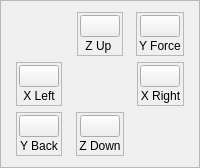
                  <widget class="QFrame" name="frame_28">
                   <property name="frameShape">
                    <enum>QFrame::StyledPanel</enum>
                   </property>
                   <property name="frameShadow">
                    <enum>QFrame::Raised</enum>
                   </property>
                   <layout class="QGridLayout" name="gridLayout_2">
                    <item row="2" column="1" alignment="Qt::AlignHCenter">
                     <widget class="QFrame" name="frame_31">
                      <property name="frameShape">
                       <enum>QFrame::StyledPanel</enum>
                      </property>
                      <property name="frameShadow">
                       <enum>QFrame::Raised</enum>
                      </property>
                      <layout class="QVBoxLayout" name="verticalLayout_17">
                       <property name="spacing">
                        <number>2</number>
                       </property>
                       <property name="leftMargin">
                        <number>2</number>
                       </property>
                       <property name="topMargin">
                        <number>2</number>
                       </property>
                       <property name="rightMargin">
                        <number>2</number>
                       </property>
                       <property name="bottomMargin">
                        <number>2</number>
                       </property>
                       <item alignment="Qt::AlignHCenter">
                        <widget class="QPushButton" name="Z_DownButton">
                         <property name="sizePolicy">
                          <sizepolicy hsizetype="Fixed" vsizetype="Fixed">
                           <horstretch>0</horstretch>
                           <verstretch>0</verstretch>
                          </sizepolicy>
                         </property>
                         <property name="font">
                          <font>
                           <weight>75</weight>
                           <bold>true</bold>
                          </font>
                         </property>
                         <property name="text">
                          <string/>
                         </property>
                         <property name="icon">
                          <iconset>
                           <normaloff>../../../../../.designer/icons/images/chevron down.svg</normaloff>../../../../../.designer/icons/images/chevron down.svg</iconset>
                         </property>
                         <property name="iconSize">
                          <size>
                           <width>40</width>
                           <height>40</height>
                          </size>
                         </property>
                        </widget>
                       </item>
                       <item>
                        <widget class="QLabel" name="label_37">
                         <property name="text">
                          <string>Z Down</string>
                         </property>
                         <property name="alignment">
                          <set>Qt::AlignCenter</set>
                         </property>
                        </widget>
                       </item>
                      </layout>
                     </widget>
                    </item>
                    <item row="2" column="0" alignment="Qt::AlignHCenter">
                     <widget class="QFrame" name="frame_35">
                      <property name="frameShape">
                       <enum>QFrame::StyledPanel</enum>
                      </property>
                      <property name="frameShadow">
                       <enum>QFrame::Raised</enum>
                      </property>
                      <layout class="QVBoxLayout" name="verticalLayout_16">
                       <property name="spacing">
                        <number>2</number>
                       </property>
                       <property name="leftMargin">
                        <number>2</number>
                       </property>
                       <property name="topMargin">
                        <number>2</number>
                       </property>
                       <property name="rightMargin">
                        <number>2</number>
                       </property>
                       <property name="bottomMargin">
                        <number>2</number>
                       </property>
                       <item>
                        <widget class="QPushButton" name="Y_BackButton">
                         <property name="sizePolicy">
                          <sizepolicy hsizetype="Fixed" vsizetype="Fixed">
                           <horstretch>0</horstretch>
                           <verstretch>0</verstretch>
                          </sizepolicy>
                         </property>
                         <property name="font">
                          <font>
                           <weight>75</weight>
                           <bold>true</bold>
                          </font>
                         </property>
                         <property name="text">
                          <string/>
                         </property>
                         <property name="icon">
                          <iconset>
                           <normaloff>../../../../../.designer/icons/images/111.svg</normaloff>../../../../../.designer/icons/images/111.svg</iconset>
                         </property>
                         <property name="iconSize">
                          <size>
                           <width>40</width>
                           <height>40</height>
                          </size>
                         </property>
                        </widget>
                       </item>
                       <item>
                        <widget class="QLabel" name="label_38">
                         <property name="text">
                          <string>Y Back</string>
                         </property>
                         <property name="alignment">
                          <set>Qt::AlignCenter</set>
                         </property>
                        </widget>
                       </item>
                      </layout>
                     </widget>
                    </item>
                    <item row="1" column="3" alignment="Qt::AlignHCenter">
                     <widget class="QFrame" name="frame_34">
                      <property name="frameShape">
                       <enum>QFrame::StyledPanel</enum>
                      </property>
                      <property name="frameShadow">
                       <enum>QFrame::Raised</enum>
                      </property>
                      <layout class="QVBoxLayout" name="verticalLayout_13">
                       <property name="spacing">
                        <number>2</number>
                       </property>
                       <property name="leftMargin">
                        <number>2</number>
                       </property>
                       <property name="topMargin">
                        <number>2</number>
                       </property>
                       <property name="rightMargin">
                        <number>2</number>
                       </property>
                       <property name="bottomMargin">
                        <number>2</number>
                       </property>
                       <item alignment="Qt::AlignHCenter">
                        <widget class="QPushButton" name="X_RightButton">
                         <property name="sizePolicy">
                          <sizepolicy hsizetype="Fixed" vsizetype="Fixed">
                           <horstretch>0</horstretch>
                           <verstretch>0</verstretch>
                          </sizepolicy>
                         </property>
                         <property name="font">
                          <font>
                           <weight>75</weight>
                           <bold>true</bold>
                          </font>
                         </property>
                         <property name="text">
                          <string/>
                         </property>
                         <property name="icon">
                          <iconset>
                           <normaloff>../../../../../.designer/icons/images/chevron right.svg</normaloff>../../../../../.designer/icons/images/chevron right.svg</iconset>
                         </property>
                         <property name="iconSize">
                          <size>
                           <width>40</width>
                           <height>40</height>
                          </size>
                         </property>
                        </widget>
                       </item>
                       <item>
                        <widget class="QLabel" name="label_34">
                         <property name="text">
                          <string>X Right</string>
                         </property>
                         <property name="alignment">
                          <set>Qt::AlignCenter</set>
                         </property>
                        </widget>
                       </item>
                      </layout>
                     </widget>
                    </item>
                    <item row="0" column="3" alignment="Qt::AlignHCenter">
                     <widget class="QFrame" name="frame_33">
                      <property name="minimumSize">
                       <size>
                        <width>0</width>
                        <height>0</height>
                       </size>
                      </property>
                      <property name="frameShape">
                       <enum>QFrame::StyledPanel</enum>
                      </property>
                      <property name="frameShadow">
                       <enum>QFrame::Raised</enum>
                      </property>
                      <layout class="QVBoxLayout" name="verticalLayout_14">
                       <property name="spacing">
                        <number>2</number>
                       </property>
                       <property name="leftMargin">
                        <number>2</number>
                       </property>
                       <property name="topMargin">
                        <number>2</number>
                       </property>
                       <property name="rightMargin">
                        <number>2</number>
                       </property>
                       <property name="bottomMargin">
                        <number>2</number>
                       </property>
                       <item alignment="Qt::AlignHCenter">
                        <widget class="QPushButton" name="Y_ForceButton">
                         <property name="sizePolicy">
                          <sizepolicy hsizetype="Fixed" vsizetype="Fixed">
                           <horstretch>0</horstretch>
                           <verstretch>0</verstretch>
                          </sizepolicy>
                         </property>
                         <property name="font">
                          <font>
                           <weight>75</weight>
                           <bold>true</bold>
                          </font>
                         </property>
                         <property name="text">
                          <string/>
                         </property>
                         <property name="icon">
                          <iconset>
                           <normaloff>../../../../../.designer/icons/images/arrow up right.svg</normaloff>../../../../../.designer/icons/images/arrow up right.svg</iconset>
                         </property>
                         <property name="iconSize">
                          <size>
                           <width>40</width>
                           <height>40</height>
                          </size>
                         </property>
                        </widget>
                       </item>
                       <item alignment="Qt::AlignHCenter">
                        <widget class="QLabel" name="label_36">
                         <property name="text">
                          <string>Y Force</string>
                         </property>
                         <property name="alignment">
                          <set>Qt::AlignCenter</set>
                         </property>
                        </widget>
                       </item>
                      </layout>
                     </widget>
                    </item>
                    <item row="0" column="1" alignment="Qt::AlignHCenter">
                     <widget class="QFrame" name="frame_30">
                      <property name="minimumSize">
                       <size>
                        <width>0</width>
                        <height>0</height>
                       </size>
                      </property>
                      <property name="frameShape">
                       <enum>QFrame::StyledPanel</enum>
                      </property>
                      <property name="frameShadow">
                       <enum>QFrame::Raised</enum>
                      </property>
                      <layout class="QVBoxLayout" name="verticalLayout_12">
                       <property name="spacing">
                        <number>2</number>
                       </property>
                       <property name="leftMargin">
                        <number>2</number>
                       </property>
                       <property name="topMargin">
                        <number>2</number>
                       </property>
                       <property name="rightMargin">
                        <number>2</number>
                       </property>
                       <property name="bottomMargin">
                        <number>2</number>
                       </property>
                       <item alignment="Qt::AlignHCenter">
                        <widget class="QPushButton" name="Z_UpButton">
                         <property name="sizePolicy">
                          <sizepolicy hsizetype="Fixed" vsizetype="Fixed">
                           <horstretch>0</horstretch>
                           <verstretch>0</verstretch>
                          </sizepolicy>
                         </property>
                         <property name="font">
                          <font>
                           <weight>75</weight>
                           <bold>true</bold>
                          </font>
                         </property>
                         <property name="text">
                          <string/>
                         </property>
                         <property name="icon">
                          <iconset>
                           <normaloff>../../../../../.designer/icons/images/UP.svg</normaloff>../../../../../.designer/icons/images/UP.svg</iconset>
                         </property>
                         <property name="iconSize">
                          <size>
                           <width>40</width>
                           <height>46</height>
                          </size>
                         </property>
                        </widget>
                       </item>
                       <item alignment="Qt::AlignHCenter">
                        <widget class="QLabel" name="label_33">
                         <property name="sizePolicy">
                          <sizepolicy hsizetype="Preferred" vsizetype="Preferred">
                           <horstretch>0</horstretch>
                           <verstretch>0</verstretch>
                          </sizepolicy>
                         </property>
                         <property name="text">
                          <string>Z Up </string>
                         </property>
                         <property name="alignment">
                          <set>Qt::AlignCenter</set>
                         </property>
                        </widget>
                       </item>
                      </layout>
                     </widget>
                    </item>
                    <item row="1" column="0" alignment="Qt::AlignHCenter">
                     <widget class="QFrame" name="frame_32">
                      <property name="frameShape">
                       <enum>QFrame::StyledPanel</enum>
                      </property>
                      <property name="frameShadow">
                       <enum>QFrame::Raised</enum>
                      </property>
                      <layout class="QVBoxLayout" name="verticalLayout_15">
                       <property name="spacing">
                        <number>2</number>
                       </property>
                       <property name="leftMargin">
                        <number>2</number>
                       </property>
                       <property name="topMargin">
                        <number>2</number>
                       </property>
                       <property name="rightMargin">
                        <number>2</number>
                       </property>
                       <property name="bottomMargin">
                        <number>2</number>
                       </property>
                       <item alignment="Qt::AlignHCenter">
                        <widget class="QPushButton" name="X_LeftButton">
                         <property name="sizePolicy">
                          <sizepolicy hsizetype="Fixed" vsizetype="Fixed">
                           <horstretch>0</horstretch>
                           <verstretch>0</verstretch>
                          </sizepolicy>
                         </property>
                         <property name="font">
                          <font>
                           <weight>75</weight>
                           <bold>true</bold>
                          </font>
                         </property>
                         <property name="text">
                          <string/>
                         </property>
                         <property name="icon">
                          <iconset>
                           <normaloff>../../../../../.designer/icons/images/angle left.svg</normaloff>../../../../../.designer/icons/images/angle left.svg</iconset>
                         </property>
                         <property name="iconSize">
                          <size>
                           <width>40</width>
                           <height>40</height>
                          </size>
                         </property>
                        </widget>
                       </item>
                       <item>
                        <widget class="QLabel" name="label_35">
                         <property name="text">
                          <string>X Left</string>
                         </property>
                         <property name="alignment">
                          <set>Qt::AlignCenter</set>
                         </property>
                        </widget>
                       </item>
                      </layout>
                     </widget>
                    </item>
                   </layout>
                  </widget>
